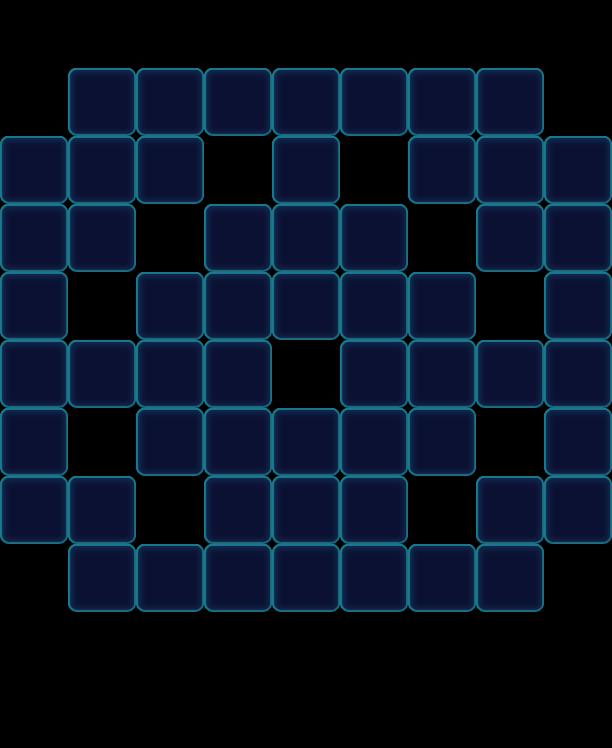

Tiled map render using the project's own tile images. Description and the map definition, with tile-layer contents summarised, below:
An orthogonal 9x11 tile map with 68x68 px tiles, 1 tile layer (Valid), 2 tilesets and 9 objects (9x Factory_Normal).

<map version="1.0" orientation="orthogonal" width="9" height="11" tilewidth="68" tileheight="68">
 <tileset firstgid="1" name="game_grid1" tilewidth="68" tileheight="68">
  <image source="game_grid1.png" width="68" height="68" />
 </tileset>
 <tileset firstgid="2" name="map" tilewidth="68" tileheight="68">
  <image source="map.png" width="1024" height="1024" />
 </tileset>
 <layer name="Valid" width="9" height="11">
  <data>[99 cells, 57 non-empty, 1 distinct tile ids]</data>
 </layer>
 <objectgroup name="BottomObj" width="9" height="11" />
 <objectgroup name="MiddleObj" width="9" height="11" />
 <objectgroup color="#000000" name="TopObj" width="9" height="11">
  <object name="10" type="Factory_Normal" x="68" y="0" width="68" height="68">
   <properties>
    <property name="Block" value="1" />
    <property name="FactoryColorsConfig" value="Yellow,Pink,Purple,Orange" />
   </properties>
  </object>
  <object name="10" type="Factory_Normal" x="0" y="68" width="68" height="68">
   <properties>
    <property name="Block" value="1" />
    <property name="FactoryColorsConfig" value="Yellow,Pink,Purple,Orange" />
   </properties>
  </object>
  <object name="10" type="Factory_Normal" x="136" y="0" width="68" height="68">
   <properties>
    <property name="Block" value="1" />
    <property name="FactoryColorsConfig" value="Yellow,Pink,Purple,Orange" />
   </properties>
  </object>
  <object name="10" type="Factory_Normal" x="204" y="0" width="68" height="68">
   <properties>
    <property name="Block" value="1" />
    <property name="FactoryColorsConfig" value="Yellow,Pink,Purple,Orange" />
   </properties>
  </object>
  <object name="10" type="Factory_Normal" x="272" y="0" width="68" height="68">
   <properties>
    <property name="Block" value="1" />
    <property name="FactoryColorsConfig" value="Yellow,Pink,Purple,Orange" />
   </properties>
  </object>
  <object name="10" type="Factory_Normal" x="340" y="0" width="68" height="68">
   <properties>
    <property name="Block" value="1" />
    <property name="FactoryColorsConfig" value="Yellow,Pink,Purple,Orange" />
   </properties>
  </object>
  <object name="10" type="Factory_Normal" x="408" y="0" width="68" height="68">
   <properties>
    <property name="Block" value="1" />
    <property name="FactoryColorsConfig" value="Yellow,Pink,Purple,Orange" />
   </properties>
  </object>
  <object name="10" type="Factory_Normal" x="476" y="0" width="68" height="68">
   <properties>
    <property name="Block" value="1" />
    <property name="FactoryColorsConfig" value="Yellow,Pink,Purple,Orange" />
   </properties>
  </object>
  <object name="10" type="Factory_Normal" x="544" y="68" width="68" height="68">
   <properties>
    <property name="Block" value="1" />
    <property name="FactoryColorsConfig" value="Yellow,Pink,Purple,Orange" />
   </properties>
  </object>
 </objectgroup>
 <objectgroup color="#00ff00" name="CeilObj" width="9" height="11" />
</map>
